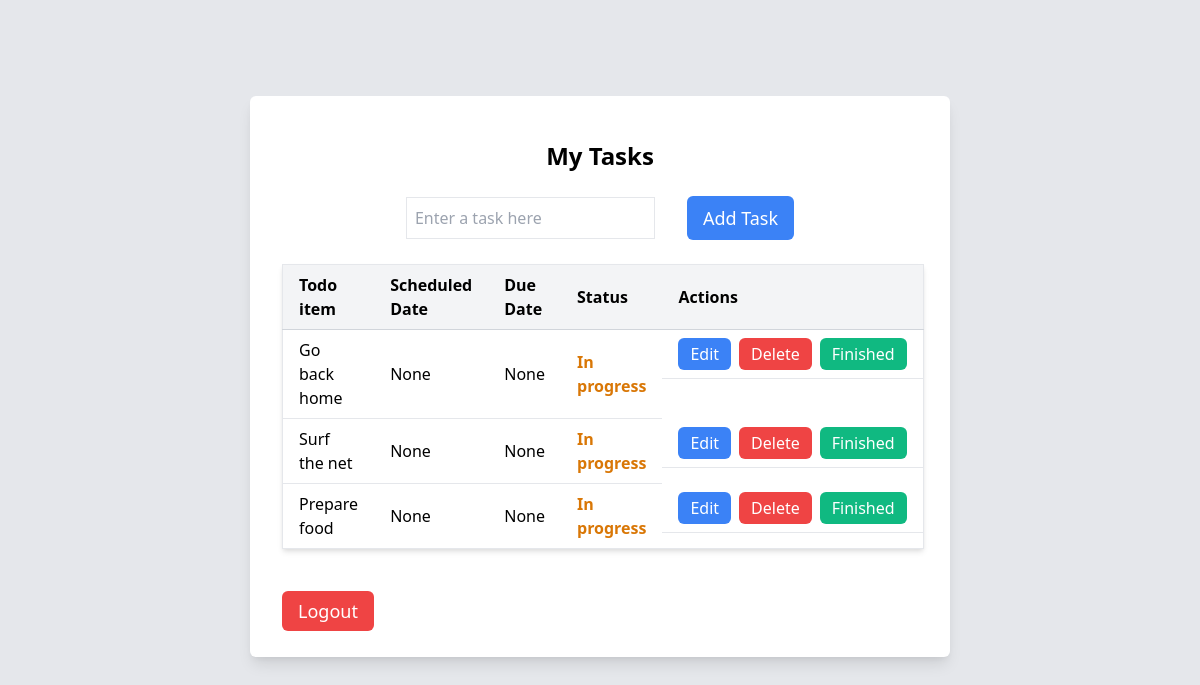
Page /todo/ (signed in) on the committed database.
### todo_app/models.py (models this page shows, shortened)
class Todo(models.Model):
    user = models.ForeignKey(User, on_delete=models.CASCADE)
    todo_name = models.CharField(max_length=1000)
    status = models.BooleanField(default=False)
    scheduled_date = models.DateField()
    due_date = models.DateField()
    class Meta:
        permissions = [("can_edit_task", "Can_edit_task"), ("can_delete_task", "Can_delete_task")]

### todo_app/views.py (the view)
# urls.py: path('todo/', views.todo, name='todo'),
@login_required
def todo(request):
    if request.method == 'POST':
        task = request.POST.get('task')
        new_todo = Todo(user=request.user, todo_name=task)
        new_todo.save()
    all_todos = Todo.objects.filter(user=request.user)
    context = {
        "todos" : all_todos,
    }
    return render(request, 'todo.html', context)

### template/todo.html (shortened to what this page needs)
<!DOCTYPE html>
<html lang="en">
  <head>
    <link
      href="https://cdn.jsdelivr.net/npm/tailwindcss@2.2.19/dist/tailwind.min.css"
      rel="stylesheet"
    />
  </head>
  <body class="flex items-center justify-center bg-gray-200 pt-24">
    <div class="w-7/12 bg-white p-8 rounded-md shadow-lg">
      <div>
        <div>
          <h4 class="text-center my-3 pb-3 font-bold text-2xl">My Tasks</h4>
          <form
            method="POST"
            class="flex items-center justify-center gap-8 mb-4 pb-2"
          >
            <div>
              <div class="form-outline">
                <input
                  type="text"
                  id="form1"
                  class="border py-2 px-2"
                  name="task"
                  placeholder="Enter a task here"
                />
              </div>
            </div>
            <div class="col-12">
              <button
                type="submit"
                class="bg-blue-500 w-full text-white px-4 py-2 rounded-md text-lg cursor-pointer"
              >
                Add Task
              </button>
            </div>
          </form>
          <table
            class="w-full mb-12 border-collapse border border-gray-200 shadow-md"
          >
            <thead>
              <tr class="bg-gray-100">
                <th class="py-2 px-4 border-b border-gray-300 text-left">
                  Todo item
                </th>
                <th class="py-2 px-4 border-b border-gray-300 text-left">
                  Scheduled Date
                </th>
                <th class="py-2 px-4 border-b border-gray-300 text-left">
                  Due Date
                </th>
                <th class="py-2 px-4 border-b border-gray-300 text-left">
                  Status
                </th>
                <th class="py-2 px-4 border-b border-gray-300 text-left">
                  Actions
                </th>
              </tr>
            </thead>
            <tbody>
              {% for i in todos %}
              <tr class="hover:bg-gray-50">
                <td class="py-2 px-4 border-b border-gray-200">
                  {{ i.todo_name }}
                </td>
                <td class="py-2 px-4 border-b border-gray-200">
                  {{ i.scheduled_date }}
                </td>
                <td class="py-2 px-4 border-b border-gray-200">
                  {{ i.due_date }}
                </td>
                <td class="py-2 px-4 border-b border-gray-200">
                  {% if i.status %}
                  <span class="text-green-600 font-semibold">Completed</span>
                  {% else %}
                  <span class="text-yellow-600 font-semibold">In progress</span>
                  {% endif %}
                </td>
                <td class="py-2 px-4 border-b border-gray-200 flex gap-2">
                  <a href="{% url 'edit' i.todo_name %}">
                    <button
                      class="text-white bg-blue-500 hover:bg-blue-600 px-3 py-1 rounded-md transition duration-200"
                    >
                      Edit
                    </button>
                  </a>
                  <a href="{% url 'delete' i.todo_name %}">
                    <button
                      class="text-white bg-red-500 hover:bg-red-600 px-3 py-1 rounded-md transition duration-200"
                    >
                      Delete
                    </button>
                  </a>
                  <a href="{% url 'update' i.todo_name %}">
                    <button
                      class="text-white bg-green-500 hover:bg-green-600 px-3 py-1 rounded-md transition duration-200"
                    >
                      Finished
                    </button>
                  </a>
                </td>
              </tr>
              {% endfor %}
            </tbody>
          </table>
          <a
            href="{% url 'register'%}"
            class="bg-red-500 text-white px-4 py-2 rounded-md text-lg cursor-pointer"
          >
            <button type="submit">Logout</button>
          </a>
        </div>
      </div>
    </div>
  </body>
</html>

### rows in the picture
Todo: todo_name "Go back home", scheduled_date "None", due_date "None", status "In progress"
Todo: todo_name "Surf the net", scheduled_date "None", due_date "None", status "In progress"
Todo: todo_name "Prepare food", scheduled_date "None", due_date "None", status "In progress"
